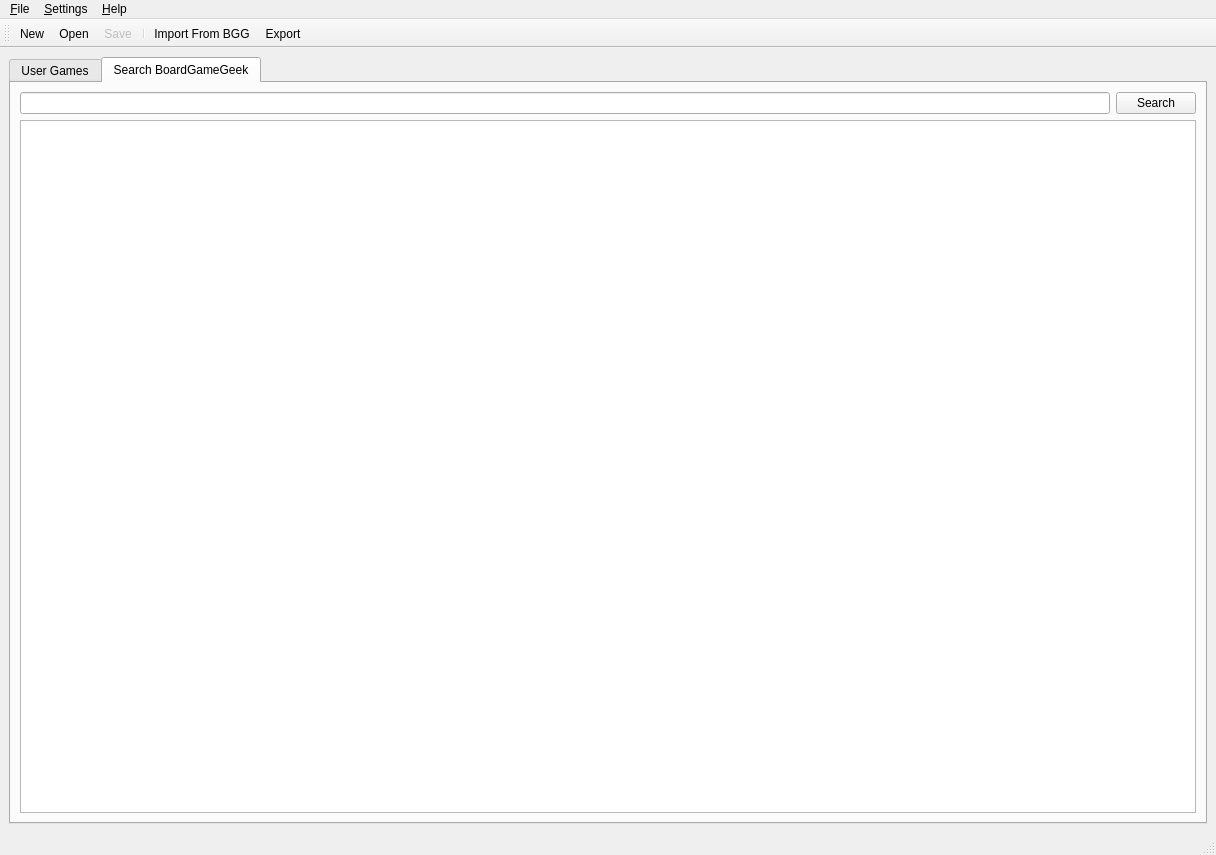
<?xml version="1.0" encoding="UTF-8"?>
<ui version="4.0">
 <class>MainWindow</class>
 <widget class="QMainWindow" name="MainWindow">
  <property name="geometry">
   <rect>
    <x>0</x>
    <y>0</y>
    <width>1216</width>
    <height>855</height>
   </rect>
  </property>
  <property name="windowTitle">
   <string>Spielpendium</string>
  </property>
  <property name="unifiedTitleAndToolBarOnMac">
   <bool>true</bool>
  </property>
  <widget class="QWidget" name="centralwidget">
   <property name="enabled">
    <bool>true</bool>
   </property>
   <property name="sizePolicy">
    <sizepolicy hsizetype="Maximum" vsizetype="Maximum">
     <horstretch>0</horstretch>
     <verstretch>0</verstretch>
    </sizepolicy>
   </property>
   <layout class="QVBoxLayout" name="verticalLayout">
    <item>
     <widget class="QTabWidget" name="tabWidget">
      <property name="tabPosition">
       <enum>QTabWidget::North</enum>
      </property>
      <property name="tabShape">
       <enum>QTabWidget::Rounded</enum>
      </property>
      <property name="currentIndex">
       <number>1</number>
      </property>
      <widget class="QWidget" name="userGamesTab">
       <attribute name="title">
        <string>User Games</string>
       </attribute>
       <layout class="QHBoxLayout" name="horizontalLayout_4">
        <item>
         <widget class="QWidget" name="gameWidget" native="true">
          <layout class="QHBoxLayout" name="horizontalLayout_3" stretch="1,1">
           <property name="leftMargin">
            <number>0</number>
           </property>
           <property name="topMargin">
            <number>0</number>
           </property>
           <property name="rightMargin">
            <number>0</number>
           </property>
           <property name="bottomMargin">
            <number>0</number>
           </property>
           <item>
            <widget class="QWidget" name="gameListWidget" native="true">
             <property name="sizePolicy">
              <sizepolicy hsizetype="Expanding" vsizetype="Preferred">
               <horstretch>3</horstretch>
               <verstretch>0</verstretch>
              </sizepolicy>
             </property>
             <layout class="QGridLayout" name="gridLayout_2" rowstretch="0">
              <property name="leftMargin">
               <number>0</number>
              </property>
              <property name="topMargin">
               <number>0</number>
              </property>
              <property name="rightMargin">
               <number>9</number>
              </property>
              <property name="bottomMargin">
               <number>0</number>
              </property>
              <item row="0" column="1" colspan="2">
               <widget class="QTableView" name="gameList">
                <property name="sizePolicy">
                 <sizepolicy hsizetype="Expanding" vsizetype="Expanding">
                  <horstretch>0</horstretch>
                  <verstretch>0</verstretch>
                 </sizepolicy>
                </property>
                <property name="toolTipDuration">
                 <number>3</number>
                </property>
                <property name="editTriggers">
                 <set>QAbstractItemView::NoEditTriggers</set>
                </property>
                <property name="alternatingRowColors">
                 <bool>true</bool>
                </property>
                <attribute name="verticalHeaderVisible">
                 <bool>false</bool>
                </attribute>
               </widget>
              </item>
             </layout>
            </widget>
           </item>
           <item>
            <widget class="QWidget" name="gameInfoWidget" native="true">
             <property name="sizePolicy">
              <sizepolicy hsizetype="Preferred" vsizetype="Preferred">
               <horstretch>1</horstretch>
               <verstretch>0</verstretch>
              </sizepolicy>
             </property>
             <layout class="QGridLayout" name="gridLayout">
              <property name="leftMargin">
               <number>0</number>
              </property>
              <property name="topMargin">
               <number>0</number>
              </property>
              <property name="rightMargin">
               <number>0</number>
              </property>
              <property name="bottomMargin">
               <number>0</number>
              </property>
              <item row="4" column="0">
               <widget class="QLabel" name="categoryLabel">
                <property name="text">
                 <string>Category</string>
                </property>
                <property name="buddy">
                 <cstring>categoryDropdown</cstring>
                </property>
               </widget>
              </item>
              <item row="7" column="0" colspan="6">
               <widget class="QLabel" name="gameDescriptionLabel">
                <property name="text">
                 <string>Game Description</string>
                </property>
                <property name="buddy">
                 <cstring>gameDescriptionTextEdit</cstring>
                </property>
               </widget>
              </item>
              <item row="8" column="0" colspan="6">
               <widget class="QPlainTextEdit" name="gameDescriptionTextEdit">
                <property name="minimumSize">
                 <size>
                  <width>0</width>
                  <height>0</height>
                 </size>
                </property>
                <property name="readOnly">
                 <bool>true</bool>
                </property>
               </widget>
              </item>
              <item row="21" column="0" colspan="6">
               <widget class="QPushButton" name="editButton">
                <property name="text">
                 <string>Edit</string>
                </property>
                <property name="checkable">
                 <bool>true</bool>
                </property>
                <property name="checked">
                 <bool>false</bool>
                </property>
                <property name="flat">
                 <bool>false</bool>
                </property>
               </widget>
              </item>
              <item row="3" column="1">
               <widget class="QLineEdit" name="versionLineEdit">
                <property name="readOnly">
                 <bool>true</bool>
                </property>
               </widget>
              </item>
              <item row="0" column="1" colspan="5">
               <widget class="QLineEdit" name="nameLineEdit">
                <property name="readOnly">
                 <bool>true</bool>
                </property>
               </widget>
              </item>
              <item row="18" column="0" colspan="6">
               <widget class="QWidget" name="playTimeWidget" native="true">
                <layout class="QGridLayout" name="gridLayout_5">
                 <property name="leftMargin">
                  <number>0</number>
                 </property>
                 <property name="topMargin">
                  <number>9</number>
                 </property>
                 <property name="rightMargin">
                  <number>0</number>
                 </property>
                 <property name="bottomMargin">
                  <number>0</number>
                 </property>
                 <property name="verticalSpacing">
                  <number>9</number>
                 </property>
                 <item row="1" column="0">
                  <widget class="QLabel" name="minPlayTimeLabel">
                   <property name="text">
                    <string>Minimum</string>
                   </property>
                   <property name="buddy">
                    <cstring>minPlayTimeSpinbox</cstring>
                   </property>
                  </widget>
                 </item>
                 <item row="1" column="2">
                  <widget class="QLabel" name="maxPlayTimeLabel">
                   <property name="text">
                    <string>Maximum</string>
                   </property>
                   <property name="buddy">
                    <cstring>maxPlayTimeSpinbox</cstring>
                   </property>
                  </widget>
                 </item>
                 <item row="1" column="1">
                  <widget class="QSpinBox" name="minPlayTimeSpinbox">
                   <property name="readOnly">
                    <bool>true</bool>
                   </property>
                  </widget>
                 </item>
                 <item row="1" column="3">
                  <widget class="QSpinBox" name="maxPlayTimeSpinbox">
                   <property name="readOnly">
                    <bool>true</bool>
                   </property>
                  </widget>
                 </item>
                 <item row="0" column="0" colspan="4" alignment="Qt::AlignHCenter">
                  <widget class="QLabel" name="playTimeLabel">
                   <property name="text">
                    <string>Play Time (minutes)</string>
                   </property>
                  </widget>
                 </item>
                </layout>
               </widget>
              </item>
              <item row="3" column="3">
               <widget class="QSpinBox" name="yearSpinbox">
                <property name="readOnly">
                 <bool>true</bool>
                </property>
                <property name="minimum">
                 <number>1000</number>
                </property>
                <property name="maximum">
                 <number>9999</number>
                </property>
               </widget>
              </item>
              <item row="10" column="0" colspan="6">
               <widget class="QWidget" name="bggStatsWidget" native="true">
                <layout class="QGridLayout" name="gridLayout_6">
                 <property name="leftMargin">
                  <number>0</number>
                 </property>
                 <property name="topMargin">
                  <number>5</number>
                 </property>
                 <property name="rightMargin">
                  <number>0</number>
                 </property>
                 <property name="bottomMargin">
                  <number>0</number>
                 </property>
                 <property name="verticalSpacing">
                  <number>9</number>
                 </property>
                 <item row="1" column="2">
                  <widget class="QLabel" name="ratingLabel">
                   <property name="text">
                    <string>Rating</string>
                   </property>
                   <property name="buddy">
                    <cstring>ratingLineEdit</cstring>
                   </property>
                  </widget>
                 </item>
                 <item row="1" column="3">
                  <widget class="QLineEdit" name="ratingLineEdit"/>
                 </item>
                 <item row="1" column="5">
                  <widget class="QLineEdit" name="complexityLineEdit"/>
                 </item>
                 <item row="1" column="4">
                  <widget class="QLabel" name="complexityLabel">
                   <property name="text">
                    <string>Complexity</string>
                   </property>
                   <property name="buddy">
                    <cstring>complexityLineEdit</cstring>
                   </property>
                  </widget>
                 </item>
                 <item row="1" column="0">
                  <widget class="QLabel" name="rankLabel">
                   <property name="text">
                    <string>Rank</string>
                   </property>
                   <property name="buddy">
                    <cstring>rankLineEdit</cstring>
                   </property>
                  </widget>
                 </item>
                 <item row="1" column="1">
                  <widget class="QLineEdit" name="rankLineEdit"/>
                 </item>
                 <item row="0" column="0" colspan="6" alignment="Qt::AlignHCenter">
                  <widget class="QLabel" name="bggStatsLabel">
                   <property name="text">
                    <string>BoardGameGeek Statistics</string>
                   </property>
                  </widget>
                 </item>
                </layout>
               </widget>
              </item>
              <item row="2" column="0">
               <widget class="QLabel" name="publisherLabel">
                <property name="text">
                 <string>Publisher</string>
                </property>
                <property name="buddy">
                 <cstring>publisherLineEdit</cstring>
                </property>
               </widget>
              </item>
              <item row="2" column="1" colspan="5">
               <widget class="QLineEdit" name="publisherLineEdit">
                <property name="readOnly">
                 <bool>true</bool>
                </property>
               </widget>
              </item>
              <item row="3" column="2">
               <widget class="QLabel" name="releaseYearLabel">
                <property name="text">
                 <string>Release Year</string>
                </property>
                <property name="buddy">
                 <cstring>yearSpinbox</cstring>
                </property>
               </widget>
              </item>
              <item row="3" column="0">
               <widget class="QLabel" name="versionLabel">
                <property name="text">
                 <string>Version</string>
                </property>
                <property name="buddy">
                 <cstring>versionLineEdit</cstring>
                </property>
               </widget>
              </item>
              <item row="3" column="5">
               <widget class="QLineEdit" name="agesLineEdit"/>
              </item>
              <item row="3" column="4">
               <widget class="QLabel" name="agesLabel">
                <property name="text">
                 <string>Ages</string>
                </property>
                <property name="buddy">
                 <cstring>agesLineEdit</cstring>
                </property>
               </widget>
              </item>
              <item row="4" column="1" colspan="5">
               <widget class="QComboBox" name="categoryDropdown">
                <property name="enabled">
                 <bool>true</bool>
                </property>
                <property name="editable">
                 <bool>false</bool>
                </property>
               </widget>
              </item>
              <item row="6" column="0" colspan="6">
               <widget class="QWidget" name="peopleWidget" native="true">
                <property name="maximumSize">
                 <size>
                  <width>16777215</width>
                  <height>70</height>
                 </size>
                </property>
                <layout class="QGridLayout" name="gridLayout_4">
                 <property name="leftMargin">
                  <number>0</number>
                 </property>
                 <property name="topMargin">
                  <number>4</number>
                 </property>
                 <property name="rightMargin">
                  <number>0</number>
                 </property>
                 <property name="bottomMargin">
                  <number>0</number>
                 </property>
                 <property name="spacing">
                  <number>6</number>
                 </property>
                 <item row="0" column="0" alignment="Qt::AlignHCenter">
                  <widget class="QLabel" name="designerLabel">
                   <property name="text">
                    <string>Designer(s)</string>
                   </property>
                   <property name="buddy">
                    <cstring>designerList</cstring>
                   </property>
                  </widget>
                 </item>
                 <item row="0" column="1" alignment="Qt::AlignHCenter">
                  <widget class="QLabel" name="artistLabel">
                   <property name="text">
                    <string>Artist(s)</string>
                   </property>
                   <property name="buddy">
                    <cstring>artistList</cstring>
                   </property>
                  </widget>
                 </item>
                 <item row="1" column="0">
                  <widget class="QListView" name="designerList">
                   <property name="maximumSize">
                    <size>
                     <width>16777215</width>
                     <height>50</height>
                    </size>
                   </property>
                  </widget>
                 </item>
                 <item row="1" column="1">
                  <widget class="QListView" name="artistList">
                   <property name="maximumSize">
                    <size>
                     <width>16777215</width>
                     <height>50</height>
                    </size>
                   </property>
                  </widget>
                 </item>
                </layout>
               </widget>
              </item>
              <item row="11" column="0" colspan="6">
               <widget class="QWidget" name="numPlayersWidget" native="true">
                <layout class="QGridLayout" name="gridLayout_3">
                 <property name="leftMargin">
                  <number>0</number>
                 </property>
                 <property name="topMargin">
                  <number>9</number>
                 </property>
                 <property name="rightMargin">
                  <number>0</number>
                 </property>
                 <property name="bottomMargin">
                  <number>0</number>
                 </property>
                 <property name="verticalSpacing">
                  <number>9</number>
                 </property>
                 <item row="1" column="3">
                  <widget class="QSpinBox" name="maxPlayersSpinbox">
                   <property name="readOnly">
                    <bool>true</bool>
                   </property>
                  </widget>
                 </item>
                 <item row="1" column="4">
                  <widget class="QLabel" name="recommendedPlayersLabel">
                   <property name="text">
                    <string>Recommended</string>
                   </property>
                   <property name="buddy">
                    <cstring>recommendedPlayersSpinbox</cstring>
                   </property>
                  </widget>
                 </item>
                 <item row="1" column="2">
                  <widget class="QLabel" name="maxPlayersLabel">
                   <property name="text">
                    <string>Maximum</string>
                   </property>
                   <property name="buddy">
                    <cstring>minPlayersSpinbox</cstring>
                   </property>
                  </widget>
                 </item>
                 <item row="1" column="1">
                  <widget class="QSpinBox" name="minPlayersSpinbox">
                   <property name="readOnly">
                    <bool>true</bool>
                   </property>
                  </widget>
                 </item>
                 <item row="1" column="0">
                  <widget class="QLabel" name="minPlayersLabel">
                   <property name="text">
                    <string>Minimum</string>
                   </property>
                   <property name="buddy">
                    <cstring>maxPlayersSpinbox</cstring>
                   </property>
                  </widget>
                 </item>
                 <item row="1" column="5">
                  <widget class="QSpinBox" name="recommendedPlayersSpinbox">
                   <property name="readOnly">
                    <bool>true</bool>
                   </property>
                   <property name="buttonSymbols">
                    <enum>QAbstractSpinBox::UpDownArrows</enum>
                   </property>
                  </widget>
                 </item>
                 <item row="0" column="0" colspan="6">
                  <widget class="QLabel" name="numPlayersLabel">
                   <property name="text">
                    <string>Number of Players</string>
                   </property>
                   <property name="alignment">
                    <set>Qt::AlignCenter</set>
                   </property>
                  </widget>
                 </item>
                </layout>
               </widget>
              </item>
              <item row="0" column="0">
               <widget class="QLabel" name="nameLabel">
                <property name="text">
                 <string>Name</string>
                </property>
                <property name="buddy">
                 <cstring>nameLineEdit</cstring>
                </property>
               </widget>
              </item>
              <item row="20" column="0" colspan="6">
               <widget class="QWidget" name="relatedGamesWidget" native="true">
                <layout class="QVBoxLayout" name="verticalLayout_4">
                 <property name="spacing">
                  <number>6</number>
                 </property>
                 <property name="leftMargin">
                  <number>0</number>
                 </property>
                 <property name="rightMargin">
                  <number>0</number>
                 </property>
                 <property name="bottomMargin">
                  <number>9</number>
                 </property>
                 <item>
                  <widget class="QLabel" name="relatedGamesLabel">
                   <property name="text">
                    <string>Related Games</string>
                   </property>
                   <property name="buddy">
                    <cstring>relatedGamesList</cstring>
                   </property>
                  </widget>
                 </item>
                 <item>
                  <widget class="QListView" name="relatedGamesList">
                   <property name="maximumSize">
                    <size>
                     <width>16777215</width>
                     <height>120</height>
                    </size>
                   </property>
                  </widget>
                 </item>
                </layout>
               </widget>
              </item>
             </layout>
            </widget>
           </item>
          </layout>
         </widget>
        </item>
       </layout>
      </widget>
      <widget class="QWidget" name="seqarchTab">
       <attribute name="title">
        <string>Search BoardGameGeek</string>
       </attribute>
       <layout class="QVBoxLayout" name="verticalLayout_3">
        <item>
         <widget class="QWidget" name="searchWidget" native="true">
          <layout class="QHBoxLayout" name="horizontalLayout">
           <property name="leftMargin">
            <number>0</number>
           </property>
           <property name="topMargin">
            <number>0</number>
           </property>
           <property name="rightMargin">
            <number>0</number>
           </property>
           <property name="bottomMargin">
            <number>0</number>
           </property>
           <item>
            <widget class="QLineEdit" name="searchLineEdit"/>
           </item>
           <item>
            <widget class="QPushButton" name="searchButton">
             <property name="text">
              <string>Search</string>
             </property>
            </widget>
           </item>
          </layout>
         </widget>
        </item>
        <item>
         <widget class="QListView" name="searchResultsList"/>
        </item>
       </layout>
      </widget>
     </widget>
    </item>
   </layout>
  </widget>
  <widget class="QMenuBar" name="menubar">
   <property name="geometry">
    <rect>
     <x>0</x>
     <y>0</y>
     <width>1216</width>
     <height>22</height>
    </rect>
   </property>
   <widget class="QMenu" name="menuFile">
    <property name="title">
     <string>&amp;File</string>
    </property>
    <widget class="QMenu" name="menuRecent">
     <property name="title">
      <string>&amp;Recent</string>
     </property>
     <property name="icon">
      <iconset resource="resources.qrc">
       <normaloff>:/images/icons/back-arrow.png</normaloff>:/images/icons/back-arrow.png</iconset>
     </property>
     <addaction name="actionNone"/>
     <addaction name="separator"/>
     <addaction name="actionClear_Menu"/>
    </widget>
    <addaction name="actionNew"/>
    <addaction name="actionOpen"/>
    <addaction name="menuRecent"/>
    <addaction name="separator"/>
    <addaction name="actionSave"/>
    <addaction name="actionSave_As"/>
    <addaction name="separator"/>
    <addaction name="action_Import_From_BoardGameGeek"/>
    <addaction name="action_Export"/>
    <addaction name="actionExport_As"/>
    <addaction name="separator"/>
    <addaction name="action_Quit"/>
   </widget>
   <widget class="QMenu" name="menuHelp">
    <property name="title">
     <string>&amp;Help</string>
    </property>
    <addaction name="action_How_To_Use"/>
    <addaction name="actionAbout"/>
   </widget>
   <widget class="QMenu" name="menuSettings">
    <property name="title">
     <string>&amp;Settings</string>
    </property>
    <addaction name="action_Preferences"/>
   </widget>
   <addaction name="menuFile"/>
   <addaction name="menuSettings"/>
   <addaction name="menuHelp"/>
  </widget>
  <widget class="QStatusBar" name="statusbar"/>
  <widget class="QToolBar" name="toolBar">
   <property name="windowTitle">
    <string>toolBar</string>
   </property>
   <attribute name="toolBarArea">
    <enum>TopToolBarArea</enum>
   </attribute>
   <attribute name="toolBarBreak">
    <bool>false</bool>
   </attribute>
   <addaction name="actionNew"/>
   <addaction name="actionOpen"/>
   <addaction name="actionSave"/>
   <addaction name="separator"/>
   <addaction name="action_Import_From_BoardGameGeek"/>
   <addaction name="action_Export"/>
  </widget>
  <action name="actionNew">
   <property name="icon">
    <iconset resource="resources.qrc">
     <normaloff>:/images/icons/plus.png</normaloff>:/images/icons/plus.png</iconset>
   </property>
   <property name="text">
    <string>&amp;New</string>
   </property>
   <property name="shortcut">
    <string>Ctrl+N</string>
   </property>
  </action>
  <action name="actionOpen">
   <property name="icon">
    <iconset resource="resources.qrc">
     <normaloff>:/images/icons/folder.png</normaloff>:/images/icons/folder.png</iconset>
   </property>
   <property name="text">
    <string>&amp;Open...</string>
   </property>
   <property name="shortcut">
    <string>Ctrl+O</string>
   </property>
  </action>
  <action name="actionSave">
   <property name="enabled">
    <bool>false</bool>
   </property>
   <property name="icon">
    <iconset resource="resources.qrc">
     <normaloff>:/images/icons/floppy-disk.png</normaloff>:/images/icons/floppy-disk.png</iconset>
   </property>
   <property name="text">
    <string>&amp;Save</string>
   </property>
   <property name="shortcut">
    <string>Ctrl+S</string>
   </property>
  </action>
  <action name="actionSave_As">
   <property name="icon">
    <iconset resource="resources.qrc">
     <normaloff>:/images/icons/floppy-disk.png</normaloff>:/images/icons/floppy-disk.png</iconset>
   </property>
   <property name="text">
    <string>Save &amp;As...</string>
   </property>
  </action>
  <action name="actionNone">
   <property name="enabled">
    <bool>false</bool>
   </property>
   <property name="text">
    <string>None</string>
   </property>
  </action>
  <action name="action_Quit">
   <property name="icon">
    <iconset resource="resources.qrc">
     <normaloff>:/images/icons/crossed.png</normaloff>:/images/icons/crossed.png</iconset>
   </property>
   <property name="text">
    <string>&amp;Quit</string>
   </property>
   <property name="shortcut">
    <string>Ctrl+Q</string>
   </property>
  </action>
  <action name="actionAbout">
   <property name="icon">
    <iconset resource="resources.qrc">
     <normaloff>:/images/icons/information.png</normaloff>:/images/icons/information.png</iconset>
   </property>
   <property name="text">
    <string>&amp;About</string>
   </property>
  </action>
  <action name="action_Export">
   <property name="icon">
    <iconset resource="resources.qrc">
     <normaloff>:/images/icons/file.png</normaloff>:/images/icons/file.png</iconset>
   </property>
   <property name="text">
    <string>&amp;Export</string>
   </property>
  </action>
  <action name="action_Preferences">
   <property name="icon">
    <iconset resource="resources.qrc">
     <normaloff>:/images/icons/cogwheel.png</normaloff>:/images/icons/cogwheel.png</iconset>
   </property>
   <property name="text">
    <string>&amp;Preferences...</string>
   </property>
  </action>
  <action name="action_Import_From_BoardGameGeek">
   <property name="icon">
    <iconset resource="resources.qrc">
     <normaloff>:/images/icons/download.png</normaloff>:/images/icons/download.png</iconset>
   </property>
   <property name="text">
    <string>&amp;Import From BGG...</string>
   </property>
  </action>
  <action name="actionExport_As">
   <property name="icon">
    <iconset resource="resources.qrc">
     <normaloff>:/images/icons/file.png</normaloff>:/images/icons/file.png</iconset>
   </property>
   <property name="text">
    <string>E&amp;xport As...</string>
   </property>
  </action>
  <action name="action_How_To_Use">
   <property name="icon">
    <iconset resource="resources.qrc">
     <normaloff>:/images/icons/faq.png</normaloff>:/images/icons/faq.png</iconset>
   </property>
   <property name="text">
    <string>&amp;How To Use</string>
   </property>
  </action>
  <action name="actionClear_Menu">
   <property name="enabled">
    <bool>false</bool>
   </property>
   <property name="icon">
    <iconset resource="resources.qrc">
     <normaloff>:/images/icons/delete.png</normaloff>:/images/icons/delete.png</iconset>
   </property>
   <property name="text">
    <string>Clear Menu</string>
   </property>
  </action>
 </widget>
 <tabstops>
  <tabstop>searchLineEdit</tabstop>
  <tabstop>searchButton</tabstop>
  <tabstop>gameList</tabstop>
  <tabstop>nameLineEdit</tabstop>
  <tabstop>publisherLineEdit</tabstop>
  <tabstop>versionLineEdit</tabstop>
  <tabstop>yearSpinbox</tabstop>
  <tabstop>agesLineEdit</tabstop>
  <tabstop>categoryDropdown</tabstop>
  <tabstop>designerList</tabstop>
  <tabstop>artistList</tabstop>
  <tabstop>gameDescriptionTextEdit</tabstop>
  <tabstop>rankLineEdit</tabstop>
  <tabstop>ratingLineEdit</tabstop>
  <tabstop>complexityLineEdit</tabstop>
  <tabstop>minPlayersSpinbox</tabstop>
  <tabstop>maxPlayersSpinbox</tabstop>
  <tabstop>recommendedPlayersSpinbox</tabstop>
  <tabstop>minPlayTimeSpinbox</tabstop>
  <tabstop>maxPlayTimeSpinbox</tabstop>
  <tabstop>editButton</tabstop>
 </tabstops>
 <resources>
  <include location="resources.qrc"/>
 </resources>
 <connections/>
</ui>
